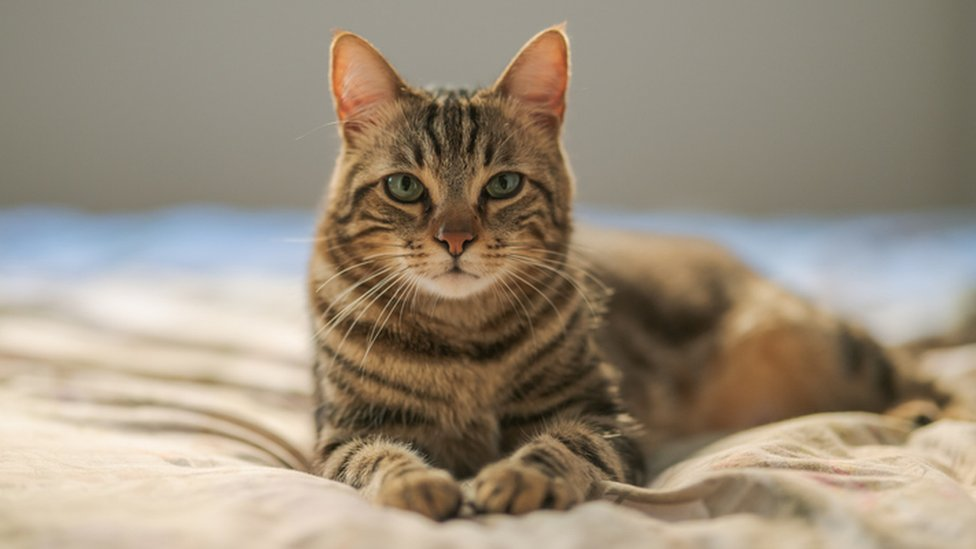
#> input picture code/catDetection/v1/catImages/testcat1.jpg, 976 x 549 px
$ python catDetection.py
#> lines starting #> are read from the running program, lines starting #| are printed output that depends on the picture; after the words box and inside, x2 and y2 are one past the last pixel; in counts of white or black regions, pixels touching at a corner belong together
import cv2

imagePath = 'catImages/testcat1.jpg'

# load the input image and convert it to grayscale
image = cv2.imread(imagePath)
#> image is the input picture: shape (549, 976, 3); mean B, G, R 124.7, 142.7, 155.3
grayImage = cv2.cvtColor(image, cv2.COLOR_BGR2GRAY)
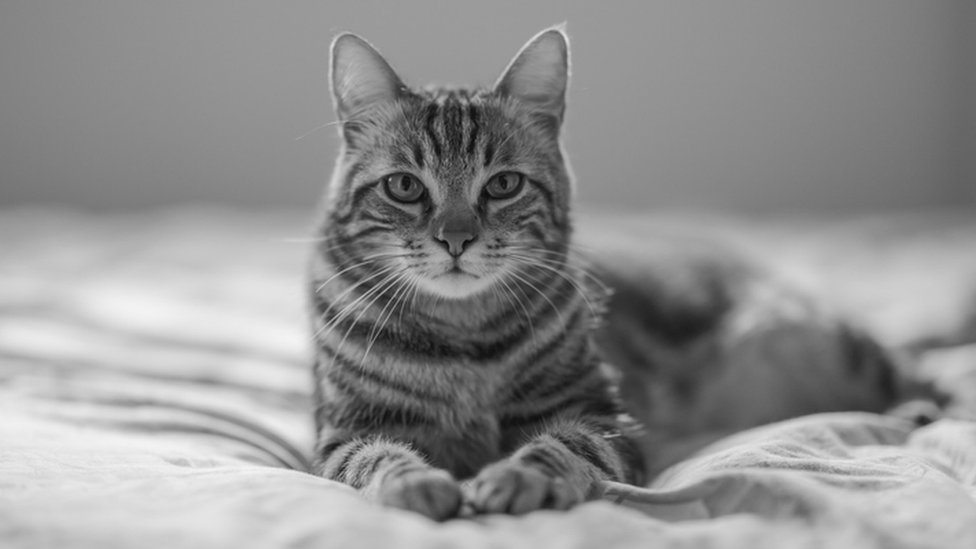
#> grayImage: shape (549, 976); min 7, max 244, mean 144.4

# load the cat detector Haar cascade, then detect cat faces in the input
detector = cv2.CascadeClassifier('catHaarModels/catHaar.xml')
rects = detector.detectMultiScale(grayImage, scaleFactor=1.3, minNeighbors=1, minSize=(75, 75))
#> rects = [[350, 100, 211, 211]]

# loop over the cat faces and draw a rectangle surrounding each
for (i, (x, y, w, h)) in enumerate(rects):
	cv2.rectangle(image, (x, y), (x + w, y + h), (0, 0, 255), 2)
	cv2.putText(image, "Cat #{}".format(i + 1), (x, y - 10),
		cv2.FONT_HERSHEY_SIMPLEX, 0.55, (0, 0, 255), 2)
#> this loop made 1 pass
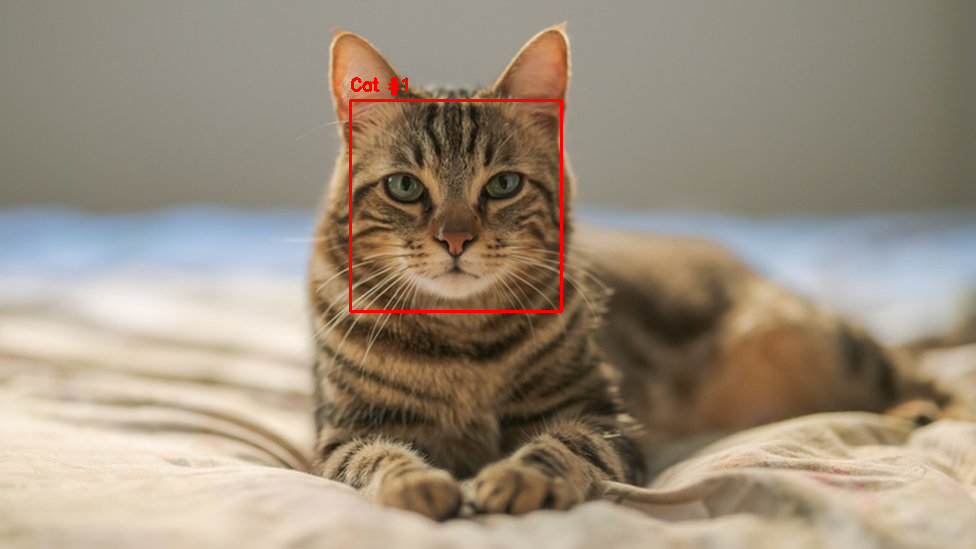
#> image: shape (549, 976, 3); 0.55% of pixels changed, all inside (x1, y1, x2, y2) = (349, 77, 563, 313)

# show the detected cat faces
cv2.imshow("Cat Faces", image)
cv2.waitKey(0)

$ run again, with code/catDetection/v1/catImages/testcat2.jpg copied over code/catDetection/v1/catImages/testcat1.jpg
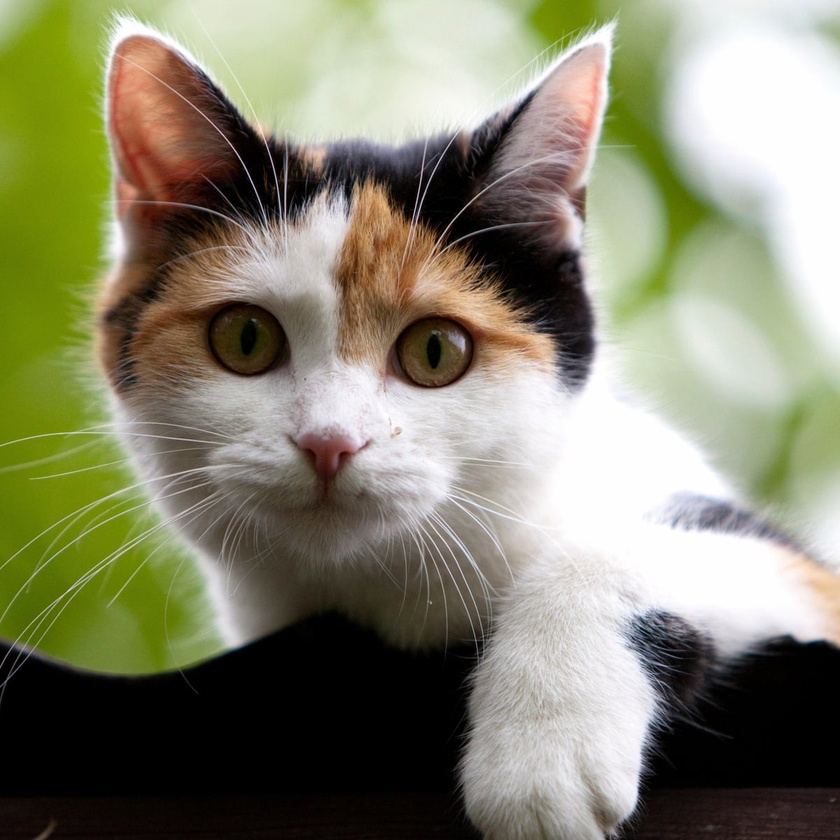
#> input picture code/catDetection/v1/catImages/testcat2.jpg, 840 x 840 px, shrunk from 1200 x 1200 before the run
#> image is the input picture: shape (840, 840, 3); mean B, G, R 109.4, 132.5, 133.5
#> `grayImage = cv2.cvtColor(image, cv2.COLOR_BGR2GRAY)`:
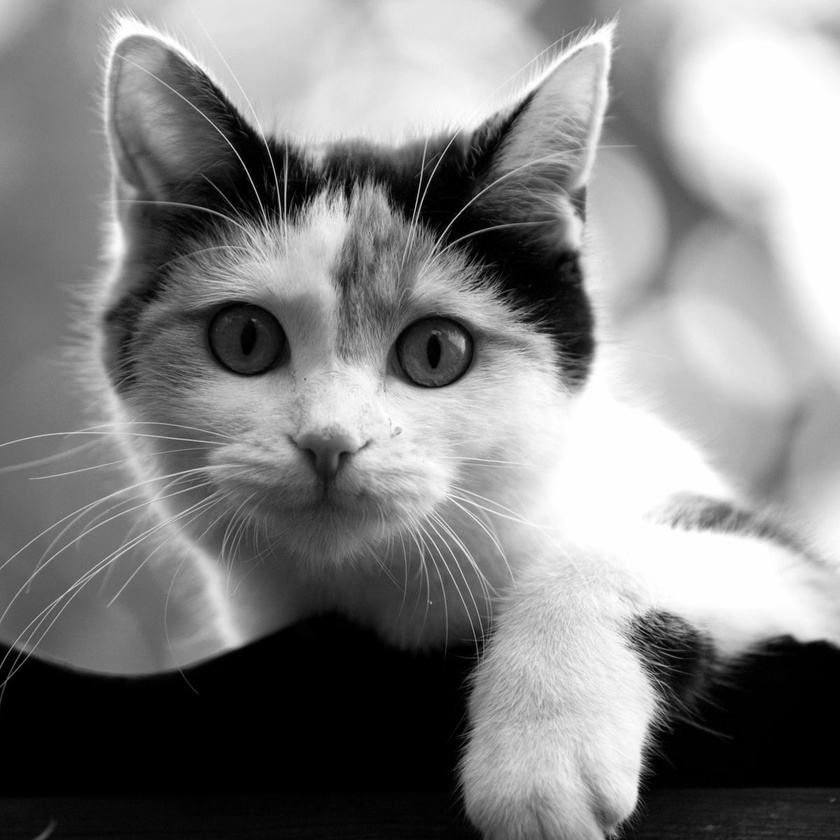
#> grayImage: shape (840, 840); min 0, max 255, mean 130.2
#> rects = [[107, 154, 462, 462]]
#> the loop `for (i, (x, y, w, h)) in enumerate(rects):` made 1 pass
#> after the loop `for (i, (x, y, w, h)) in enumerate(rects):`:
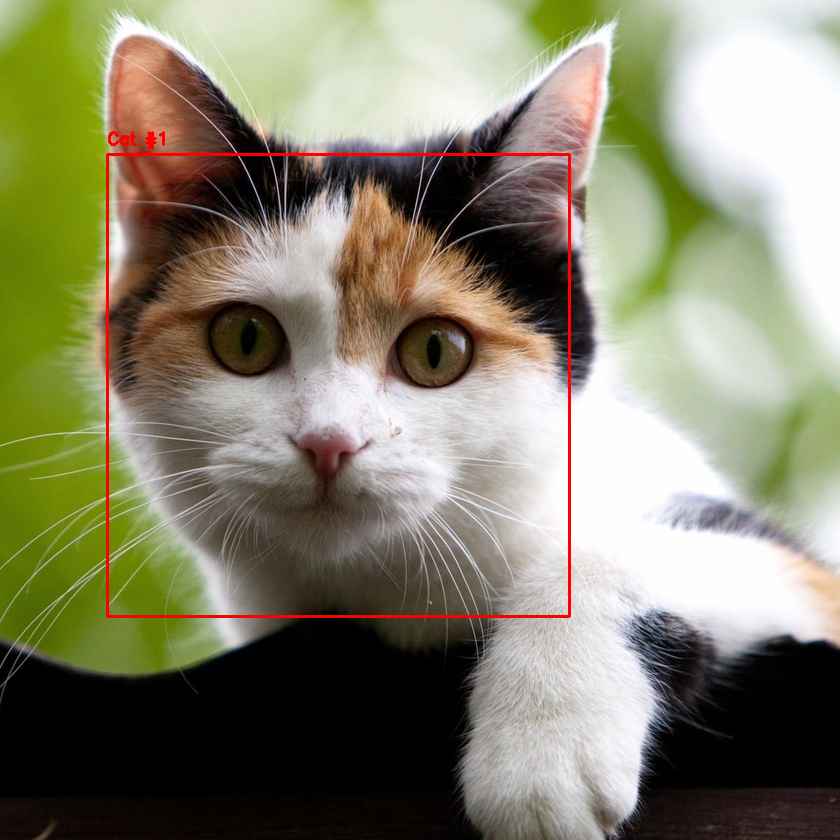
#> image: shape (840, 840, 3); 0.84% of pixels changed, all inside (x1, y1, x2, y2) = (106, 131, 571, 618)

$ run again, with code/catDetection/v1/catImages/testcat3.jpg copied over code/catDetection/v1/catImages/testcat1.jpg
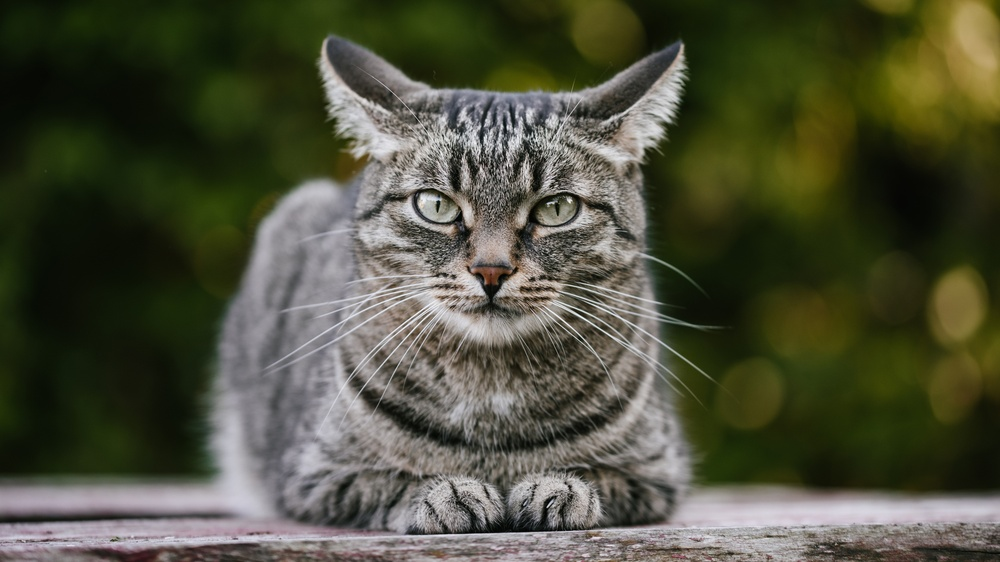
#> input picture code/catDetection/v1/catImages/testcat3.jpg, 1000 x 562 px, shrunk from 2800 x 1575 before the run
#> image is the input picture: shape (562, 1000, 3); mean B, G, R 59, 78.8, 77.2
#> `grayImage = cv2.cvtColor(image, cv2.COLOR_BGR2GRAY)`:
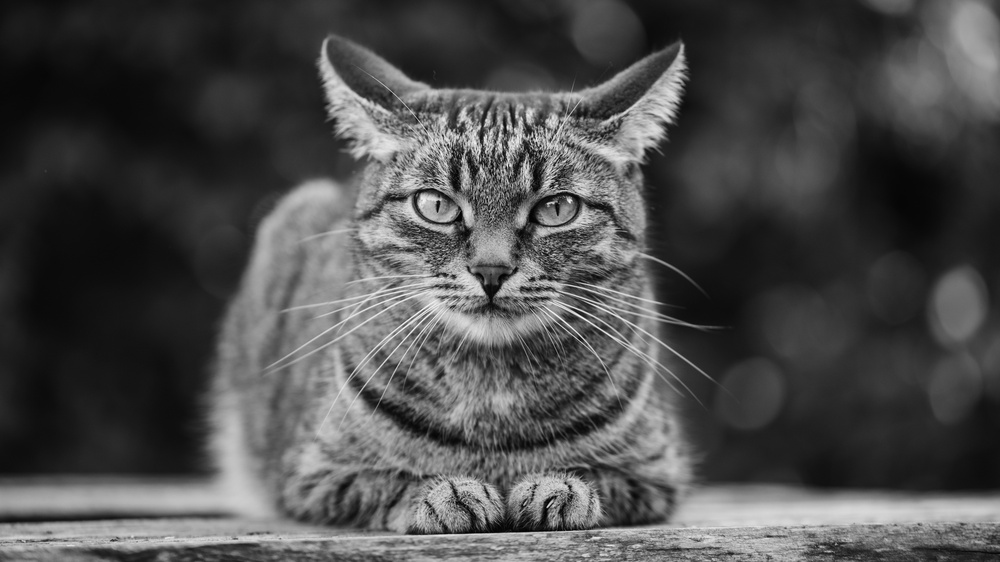
#> grayImage: shape (562, 1000); min 0, max 251, mean 76.1
#> rects = ()
